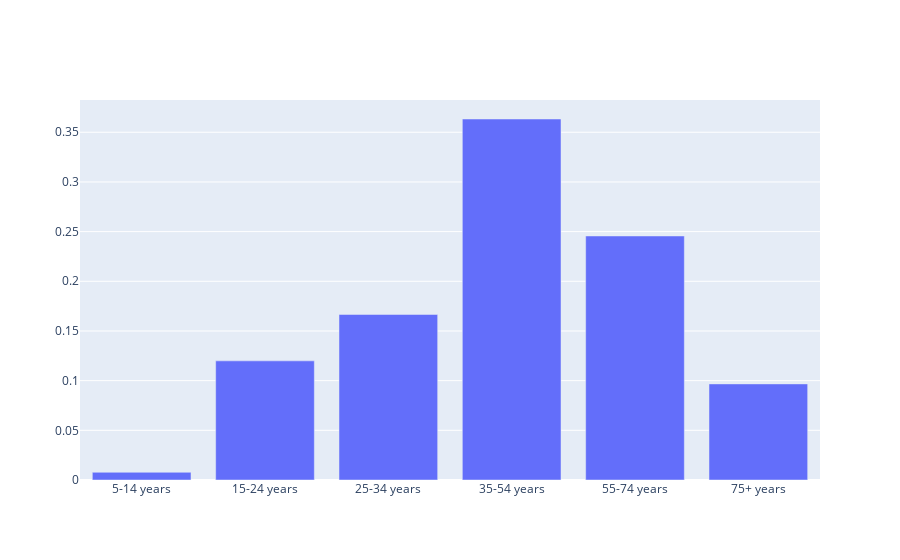

The notebook cell saved with this chart:
### Markdown cell above
What about the age of the suiciders, who are more likely to commit a suicide, a teenager, an adult?

### Code cell
age_groups = df['age'].unique()
# sorted string values according to the float key
age_groups = sorted(age_groups,key=lambda x: float(x[0:1])) 
age_groups.insert(0, age_groups.pop(4))

suicides = [[df[df['age']==age]['suicides_no'].sum()] for age in age_groups]
suicides = np.array(suicides).reshape(len(suicides))
suicides = suicides/sum(suicides) #probability distribution

data = [go.Bar(
            x=age_groups,
            y=suicides
    )]

py.offline.iplot(data, filename='Age-suicide')

### Figure 1 — Plotly figure (JSON) as saved in the notebook; plotly's stock layout.template omitted (floating-point values rounded to 4 significant figures)
{"data": [{"type": "bar", "x": ["5-14 years", "15-24 years", "25-34 years", "35-54 years", "55-74 years", "75+ years"], "y": [0.007763, 0.1199, 0.1666, 0.3634, 0.2456, 0.09673]}], "layout": {}}
